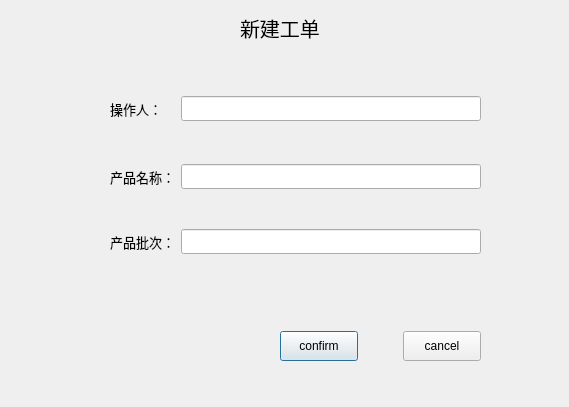
<?xml version="1.0" encoding="UTF-8"?>
<ui version="4.0">
 <class>Ticket</class>
 <widget class="QDialog" name="Ticket">
  <property name="geometry">
   <rect>
    <x>0</x>
    <y>0</y>
    <width>569</width>
    <height>407</height>
   </rect>
  </property>
  <property name="windowTitle">
   <string>Dialog</string>
  </property>
  <widget class="QLabel" name="label">
   <property name="geometry">
    <rect>
     <x>240</x>
     <y>12</y>
     <width>91</width>
     <height>31</height>
    </rect>
   </property>
   <property name="font">
    <font>
     <pointsize>15</pointsize>
    </font>
   </property>
   <property name="text">
    <string>新建工单</string>
   </property>
  </widget>
  <widget class="QWidget" name="">
   <property name="geometry">
    <rect>
     <x>110</x>
     <y>60</y>
     <width>371</width>
     <height>231</height>
    </rect>
   </property>
   <layout class="QGridLayout" name="gridLayout">
    <item row="0" column="0">
     <widget class="QLabel" name="operator_2">
      <property name="minimumSize">
       <size>
        <width>0</width>
        <height>30</height>
       </size>
      </property>
      <property name="font">
       <font>
        <pointsize>10</pointsize>
       </font>
      </property>
      <property name="text">
       <string>操作人：</string>
      </property>
     </widget>
    </item>
    <item row="0" column="1">
     <widget class="QLineEdit" name="operator_lineEdit">
      <property name="minimumSize">
       <size>
        <width>0</width>
        <height>25</height>
       </size>
      </property>
     </widget>
    </item>
    <item row="1" column="0">
     <widget class="QLabel" name="productName">
      <property name="font">
       <font>
        <pointsize>10</pointsize>
       </font>
      </property>
      <property name="text">
       <string>产品名称：</string>
      </property>
     </widget>
    </item>
    <item row="1" column="1">
     <widget class="QLineEdit" name="productName_lineEdit">
      <property name="minimumSize">
       <size>
        <width>0</width>
        <height>25</height>
       </size>
      </property>
     </widget>
    </item>
    <item row="2" column="0">
     <widget class="QLabel" name="product_id">
      <property name="font">
       <font>
        <pointsize>10</pointsize>
       </font>
      </property>
      <property name="text">
       <string>产品批次：</string>
      </property>
     </widget>
    </item>
    <item row="2" column="1">
     <widget class="QLineEdit" name="productId_lineEdit">
      <property name="minimumSize">
       <size>
        <width>0</width>
        <height>25</height>
       </size>
      </property>
     </widget>
    </item>
   </layout>
  </widget>
  <widget class="QWidget" name="">
   <property name="geometry">
    <rect>
     <x>280</x>
     <y>321</y>
     <width>201</width>
     <height>51</height>
    </rect>
   </property>
   <layout class="QHBoxLayout" name="horizontalLayout">
    <item>
     <widget class="QPushButton" name="confirm">
      <property name="minimumSize">
       <size>
        <width>40</width>
        <height>30</height>
       </size>
      </property>
      <property name="text">
       <string>confirm</string>
      </property>
     </widget>
    </item>
    <item>
     <spacer name="horizontalSpacer">
      <property name="orientation">
       <enum>Qt::Horizontal</enum>
      </property>
      <property name="sizeHint" stdset="0">
       <size>
        <width>40</width>
        <height>20</height>
       </size>
      </property>
     </spacer>
    </item>
    <item>
     <widget class="QPushButton" name="cancel">
      <property name="minimumSize">
       <size>
        <width>40</width>
        <height>30</height>
       </size>
      </property>
      <property name="text">
       <string>cancel</string>
      </property>
     </widget>
    </item>
   </layout>
  </widget>
 </widget>
 <resources/>
 <connections/>
</ui>
